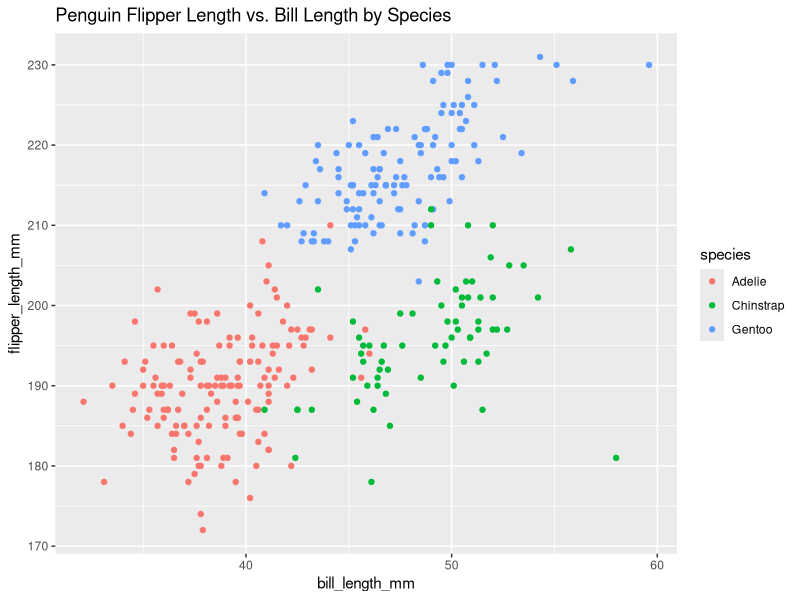
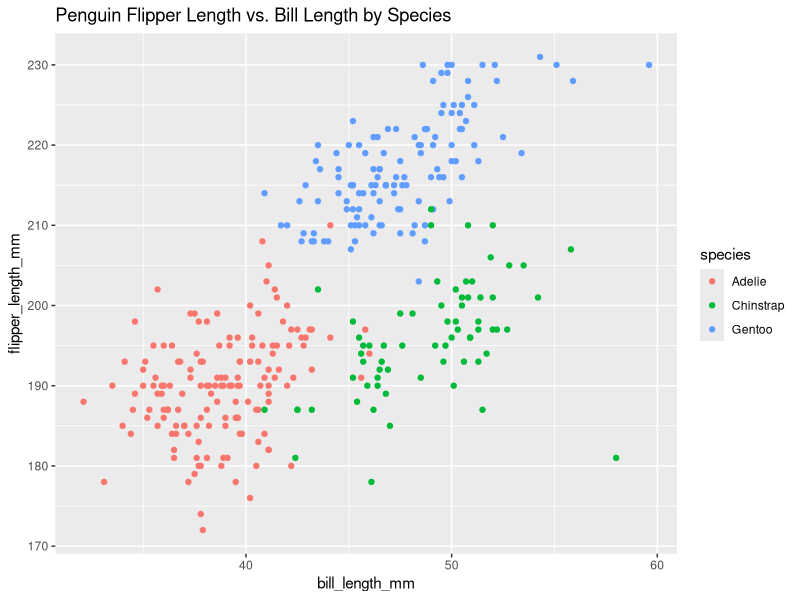

R code for these plots, in order:
## ---- chunk 1
library(tidyverse)
## ---- chunk 2
data("penguins", package = "palmerpenguins")

ncol(penguins)
colnames(penguins)
nrow(penguins)
mean(pull(penguins, flipper_length_mm), na.rm = TRUE)

class(pull(penguins, species))
nlevels(pull(penguins, species))
levels(pull(penguins, species))

class(pull(penguins, bill_length_mm))
mean(pull(penguins, bill_length_mm), na.rm = TRUE)
median(pull(penguins, bill_length_mm), na.rm = TRUE)
range(pull(penguins, bill_length_mm), na.rm = TRUE)
## ---- chunk 3
ggplot(penguins, aes(x = bill_length_mm, y = flipper_length_mm, color = species)) + geom_point() + ggtitle("Penguin Flipper Length vs. Bill Length by Species")

ggsave("scatterplot_penguin.pdf", height = 4, width = 6)
